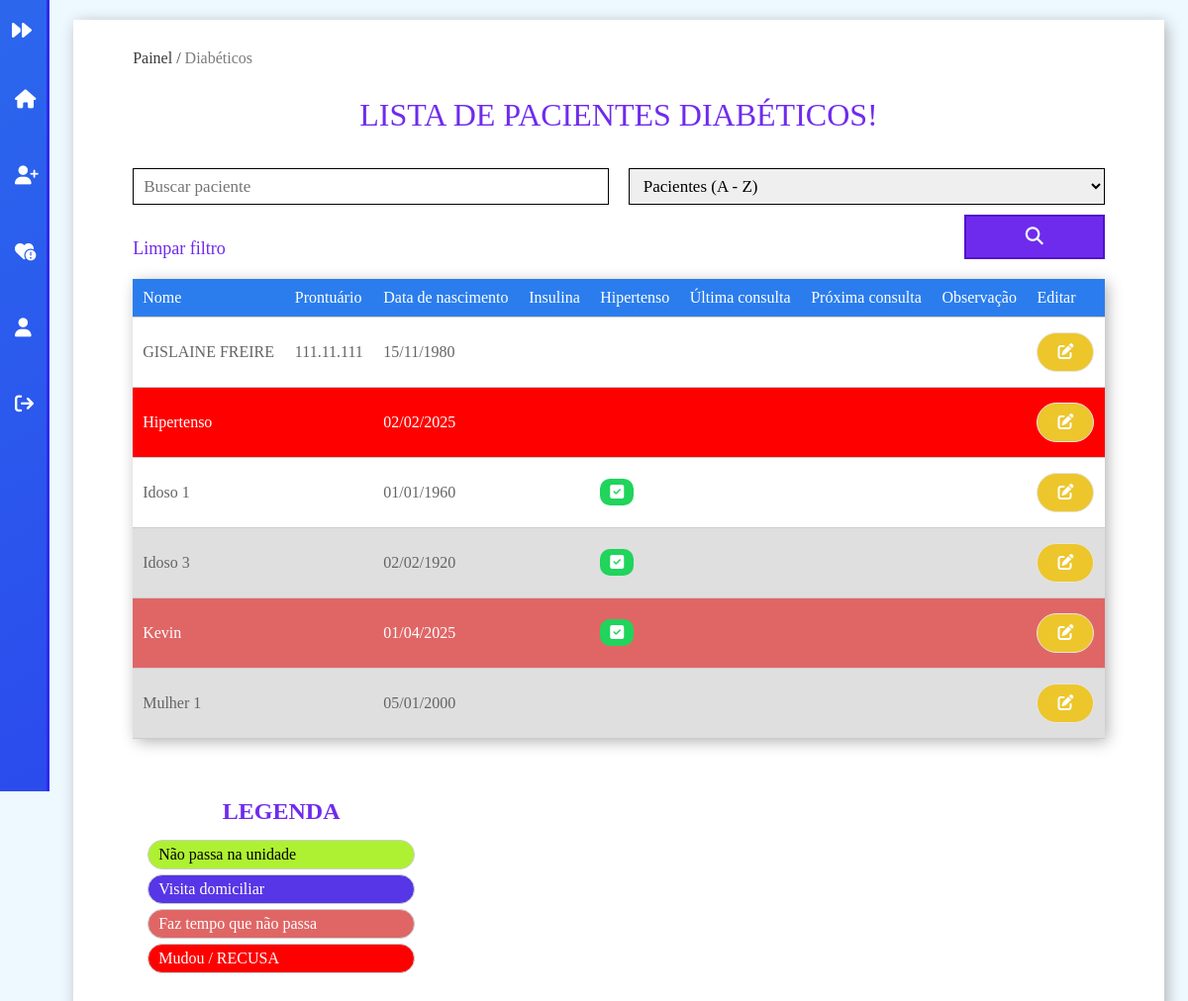
/diabeticos (signed in), run on an earlier commit of the app's database.
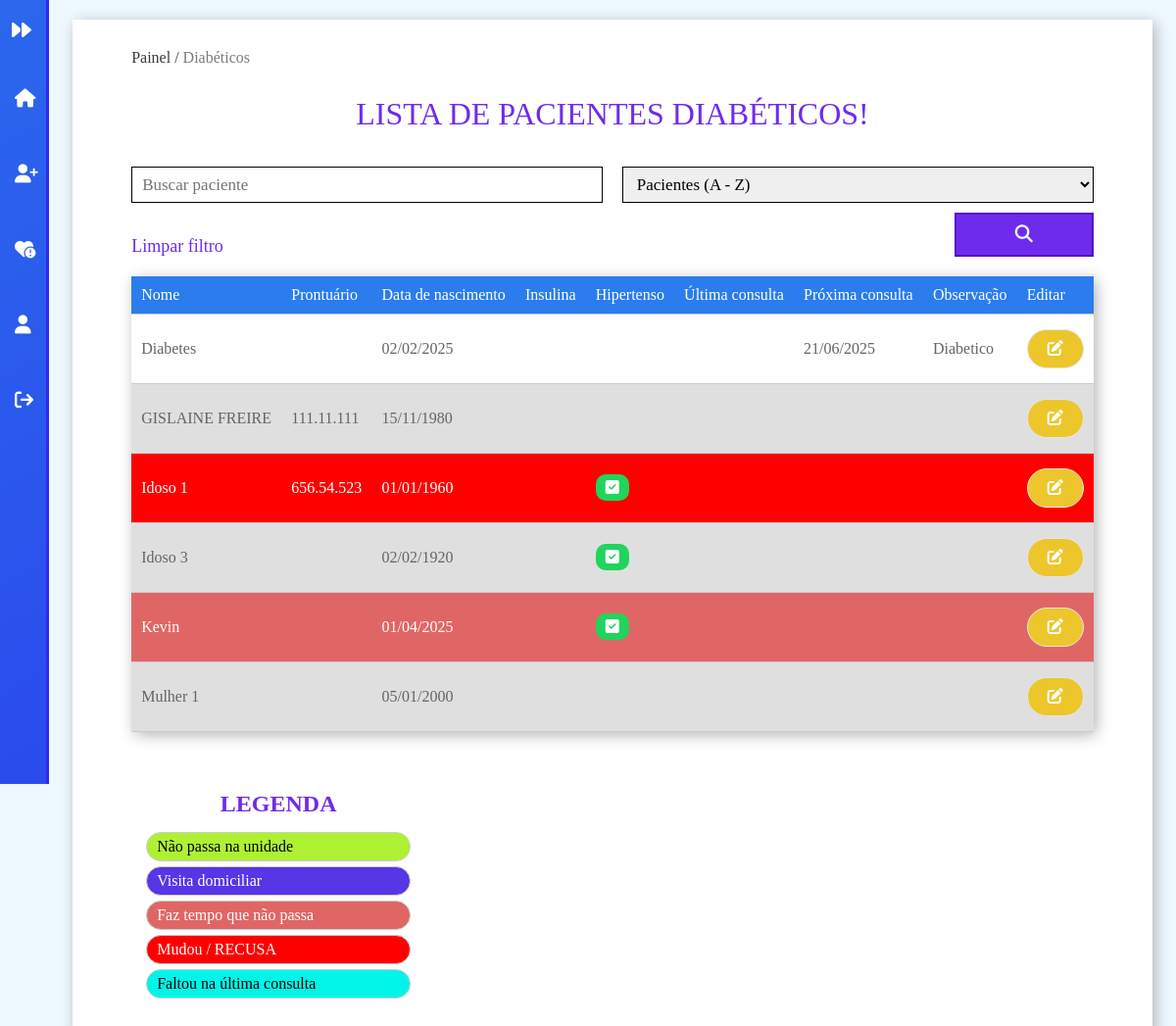
And on a later commit of the database.
### tables this page shows
CREATE TABLE `paciente` (
  `id` int(11) NOT NULL,
  `agente_id` int(11) DEFAULT NULL,
  `nome` varchar(255) NOT NULL,
  `prontuario` varchar(10) NOT NULL,
  `cpf` varchar(14) NOT NULL,
  `nascimento` date NOT NULL,
  `telefone` varchar(20) DEFAULT NULL,
  `sexo` varchar(9) NOT NULL,
  `comorbidade` text DEFAULT NULL,
  `legenda_id` int(11) DEFAULT NULL,
  `vacina_dengue` tinyint(1) DEFAULT 0,
  `vacina_febre_amarela` tinyint(1) DEFAULT 0,
  `insulina` tinyint(1) DEFAULT 0,
  `gestante` tinyint(1) DEFAULT 0,
  `conduta` varchar(255) DEFAULT NULL,
  `ppn` date DEFAULT NULL,
  `observacao` text DEFAULT NULL,
  `ativo` tinyint(1) DEFAULT 1
);

CREATE TABLE `legenda` (
  `id` int(11) NOT NULL,
  `descricao` varchar(255) NOT NULL,
  `ativo` tinyint(1) NOT NULL
);

CREATE TABLE `consulta` (
  `id` int(11) NOT NULL,
  `paciente_id` int(11) DEFAULT NULL,
  `ult_consulta` date NOT NULL,
  `prox_consulta` date NOT NULL,
  `ativo` tinyint(1) DEFAULT 1
);

### Classes/Views/MainView.php (called while the page is built, shortened)
<?php
	class MainView{
		public static function render($filename){
			include('pages/'.$filename.'.php');
		}
	}
?>

### Classes/Controllers/DiabeticosController.php (called while the page is built, shortened)
<?php
	class DiabeticosController{
		function index(){
			\Classes\Models\PainelModel::checkLogin('diabeticos');
		}
	}
?>

### Classes/Application.php (called while the page is built, shortened)
<?php
	class Application{
		private $controller;
		private function setApp(){
			$url = explode('/',@$_GET['url']);
			if($url[0] == '')
				$carregarNome= 'Painel';
			else
				$carregarNome= ucfirst(strtolower($url[0]));
			$carregarNome.='Controller';
			if (file_exists('Classes/Controllers/'.$carregarNome.'.php')) {
				$this->controller = new $carregarClasse();
			}else{
				include('Views/pages/404.php');
				die();
			}
		}
		public function run(){
	        $this->controller->index();
	    }
	}
?>

### index.php (called while the page is built, shortened)
<?php
	$app = new \Classes\Application();
	$app->run();
?>

### Classes/MySql.php (called while the page is built, shortened)
<?php
	class MySql{
		private static $pdo;
		public static function conectar(){
			if(self::$pdo == null){
				try{
					self::$pdo = new \PDO('mysql:host='.HOST.';dbname='.DATABASE,USUARIO,SENHA,array(\PDO::MYSQL_ATTR_INIT_COMMAND => "SET NAMES utf8"));
					self::$pdo->setAttribute(\PDO::ATTR_ERRMODE,\PDO::ERRMODE_EXCEPTION);
				}catch(\PDOException $e){
					die('<h2>Erro ao conectar</h2><p>Tente novamente mais tarde.</p>');
				}
			}
			return self::$pdo;
		}
	}
?>

### Classes/Models/UtilsModel.php (called while the page is built, shortened)
<?php
    class UtilsModel{
		public static function selecionar($tabela,$campo = '1',$valor = '1'){
			$sql = \Classes\MySql::conectar()->prepare("SELECT * FROM `$tabela` WHERE `ativo`= '1' AND $campo = ?");
			$sql->execute(array($valor));
			return $sql->fetch();
		}
		public static function selecionarTudo($tabela,$campo = '1',$valor = '1',$coluna = 'id',$ordem = 'ASC'){
			$sql = \Classes\MySql::conectar()->prepare("SELECT * FROM `$tabela` WHERE `ativo` = '1' AND $campo = ? ORDER BY $coluna $ordem");
			$sql->execute(array($valor));
			return $sql->fetchAll();
		}
    }
?>

### Classes/Views/pages/diabeticos.php (the view, shortened to what this page needs)
<?php
  $css = ['painel'];
  include("header.php");
  $menuSelected = 'diabeticos';
?>
<div id="painel">
  <?php include(BASE_DIR_PAINEL.'pages/sidebar.php');?>
  <main id="painel-content">
    <div class="container">
      <div class="content">
        <div class="mapa-site">
          <a href="<?php echo INCLUDE_PATH;?>">Painel / </a> <span>Diabéticos</span>
        </div>
      <h1>Lista de pacientes diabéticos!</h1>
      <div class="head">
        <div class="busca w100">
          <?php
            $tabela = 'paciente';
            $ordem = 'nome';
            if (isset($_POST['acao'])) {
              $ordem = $_POST['ordem'];
                $busca = $_POST['busca'];
                $paciente = Classes\Models\UtilsModel::busca($tabela, 'nome', $busca, $ordem);
            } else {
                $paciente = Classes\Models\UtilsModel::selecionarTudo($tabela, '1', '1', $ordem);
            }
            $diabeticos = array_filter($paciente, function($paciente) {
                $comorbidade = explode(',', $paciente['comorbidade']);
                return in_array('1', $comorbidade);
            });
          ?>
          <form class="w100" method="post">
            <input class="w50" type="text" id="busca" name="busca" placeholder="Buscar paciente" value="<?php echo (isset($_POST['busca'])) ? $_POST['busca'] : ''; ?>">
            <select class="w50" name="ordem" placeholder="Ordenar">
              <option <?php if($ordem == 'nome') echo "selected";?> value="nome">Pacientes (A - Z)</option>
            </select>
            <div class="btn-busca">
              <a class="limpar-filtro" href="<?php echo INCLUDE_PATH;?>diabeticos">Limpar filtro</a>
              <button class="btn-input" name="acao"><i class="fa-solid fa-magnifying-glass"></i></button>
            </div>
          </form>
        </div>
      </div>
      <?php
        if (empty($diabeticos)) {
            echo '<h3>Nenhum paciente diabético cadastrado</h3>';
        }else{
      ?>
      <div class="overflow">
          <table>
              <tr>
                  <th>Nome</th>
                  <th>Prontuário</th>
                  <th>Data de nascimento</th>
                  <th>Insulina</th>
                  <th>Hipertenso</th>
                  <th>Última consulta</th>
                  <th>Próxima consulta</th>
                  <th>Observação</th>
                  <th>Editar</th>
              </tr>
          <?php
              foreach ($diabeticos as $key => $value) {
                $comorbidade = explode(',', $value['comorbidade']);
                $hipertenso = (in_array('2', $comorbidade)) ? true : false;
                $legenda = \Classes\Models\UtilsModel::selecionar('paciente', 'id', $value['id'])['legenda_id'];
                $consultas = \Classes\Models\UtilsModel::selecionar('consulta', 'paciente_id', $value['id']);
                if (!empty($consultas)) {
                  $ult_consulta = ($consultas['ult_consulta'] != '0000-00-00') ? date('d/m/Y', strtotime($consultas['ult_consulta'])) : '';
                  $prox_consulta = ($consultas['prox_consulta'] != '0000-00-00') ? date('d/m/Y', strtotime($consultas['prox_consulta'])) : '';
                }else{
                    $ult_consulta = '';
                    $prox_consulta = '';
                }
                $obs = explode('||', $value['observacao'])[4];
            ?>
                <tr class="linha-<?php echo $legenda?>">
                  <td><?php echo ucfirst($value['nome']);?></td>
                  <td><?php echo $value['prontuario'];?></td>
                  <td><?php echo date('d/m/Y', strtotime($value['nascimento']));?></td>
                  <td><?php echo (!empty($value['insulina']) ? '<span class="ativo"><i class="fa-solid fa-square-check"></i></span>' : '')?></td>
                  <td><?php echo (!empty($hipertenso) ? '<span class="ativo"><i class="fa-solid fa-square-check"></i></span>' : '')?></td>
                  <td><?php echo $ult_consulta;?></td>
                  <td><?php echo $prox_consulta;?></td>
                  <td><?php echo $obs;?></td>
                  <td><a class="btn editar" href="<?php echo INCLUDE_PATH;?>editar_diabete?id=<?php echo $value['id'];?>"><i class="fa-solid fa-pen-to-square"></i></a></td>
                </tr>
              <?php }?>
          </table>
      </div>
      <?php }?>
      <div class="legenda">
          <h2>Legenda</h2>
          <?php
            $legenda = \Classes\Models\UtilsModel::selecionarTudo('legenda');
            foreach ($legenda as $key => $value) {
          ?>
            <div class="legenda-item linha-<?php echo $value['id']?>">
              <span class="descricao"><?php echo $value['descricao'];?></span>
            </div>
          <?php }?>
        </div>
      </div>
    </div>
  </main>
</div>
<?php
    include("footer.php");
?>

### Classes/Models/PainelModel.php (shortened to what this page needs)
<?php
	class PainelModel{
		public static function checkLogin($page){
			if(isset($_SESSION['login']))
				\Classes\Views\MainView::render($page);
			else
				\Classes\Models\UtilsModel::redirecionar(INCLUDE_PATH.'login');
		}
	}
?>

### Classes/Views/pages/header.php (shortened to what this page needs)
<!DOCTYPE html>
<html lang="pt-BR">
<head>
    <link rel="stylesheet" href="<?php echo INCLUDE_PATH_STATIC?>css/style.css">
    <?php foreach ($css as $key => $value) { ?>
    <link rel="stylesheet" href="<?php echo INCLUDE_PATH_STATIC?>css/<?php echo $value?>.css">
	<?php } ?>
</head>
<body>

### Classes/Views/pages/sidebar.php (shortened to what this page needs)
<div class="sidebar">
    <div class="menu-icon"><span><i class="fa-solid fa-forward"></i></span></div>
    <div class="side-content">
      <a title="Inicio" class="<?php echo ($menuSelected == 'inicio') ? 'selected' : ''; ?>" href="<?php echo INCLUDE_PATH?>"><i class="fa-solid fa-house"></i> <span>Inicio</span></a>
      <a title="Pacientes" class="<?php echo ($menuSelected == 'cadastrar_pacientes') ? 'selected' : ''; ?>" href="<?php echo INCLUDE_PATH?>cadastrar_paciente"><i class="fa-solid fa-user-plus"></i> <span>Cadastrar pacientes</span></a>
      <a title="Remédio" class="<?php echo ($menuSelected == 'comorbidades') ? 'selected' : ''; ?>" href="<?php echo INCLUDE_PATH?>comorbidades"><i class="fa-solid fa-heart-circle-exclamation"></i></i><span>Comorbidades</span></a>
      <a title="Editar perfil" class="<?php echo ($menuSelected == 'perfil') ? 'selected' : ''; ?>" href="<?php echo INCLUDE_PATH?>editar_perfil"><i class="fa-solid fa-user"></i><span>Editar perfil</span></a>
      <p title="Sair" url="<?php echo INCLUDE_PATH?>?sair" btn="Sair" class="btn-logout confirmar-acao"><i class="fa-solid fa-arrow-right-from-bracket"></i><span>Sair</span></p>
    </div>
</div>

### Classes/Views/pages/footer.php (shortened to what this page needs)
</body>
</html>

### Classes/Views/css/style.css (style rules this page uses)
* { padding: 0; margin: 0; box-sizing: border-box; font-family: verdana; text-decoration: none; }
:root { --color-1: #2aceec; --color-1-hover: #12AFCB; --color-2: #6F2BED; --color-2-hover: #5212CB; --color-3: #2B7DED; --color-3-hover: #125FCB; --color-white: #F0FCFE; --color-black: #032025; --color-error: #ED2B2B; --color-error-hover: #B81111; --color-sucesso: #2BED64; --color-sucesso-hover: #10B843; --color-warning: #EDC62C; --color-warning-hover: #CBA612; }
html,body { height: 100%; background-color: #EDF8FF; }
.container { margin: 0 auto; padding: 0 2%; width: 100%; max-width: 1500px; background: white; }
.content { margin: 0 auto; padding: 0 2%; width: 100%; max-width: 1024px; }
.w50 { width: 49% !important; }
.w100 { width: 100% !important; }
.btn-input { margin-top: 15px; font-size: 18px; color: var(--color-white); background-color: var(--color-2); padding: 10px 30px; cursor: pointer; transition: 0.3s; border: 2px solid var(--color-2-hover); }

### Classes/Views/css/painel.css (style rules this page uses)
:root { --nao-passa: #aef132; --visita-domiciliar: #5636e6; --faz-tempo: #E06666; --mudou-recusa: #FF0000; --faltou-ultima: #00f5e9; }
main { padding: 0 2%; }
main .container { margin-top: 20px; padding: 30px 2%; min-width: 250px; }
.sidebar { position:fixed; left: -250px; width: 300px; min-height: 100vh; background-image: linear-gradient(150deg,#2B6CED,#2B4BED); padding: 20px 0px; border-right: 3px solid #2C2BED; z-index: 999; overflow-x: hidden; overflow-y: auto; }
.menu-icon { text-align: right; padding-right: 5px; }
.menu-icon span { cursor: pointer; font-size: 20px; color: white; padding: 10px }
.side-content { padding-left: 20px; }
.side-content a, .side-content > p { display: block; color: white; margin-top: 35px; padding: 10px 15px; padding-left: 45px; font-size: 19px; transition: 0.3s; border-radius: 30px 0 0 30px; position:relative; cursor: pointer; }
.side-content i { position: absolute; left: 245px; top: 13px }
#painel-content { position:absolute; left: 50px; width: calc(100% - 50px); }
#painel-content .container { box-shadow: 3px 3px 15px -1px #ACACAC; }
.mapa-site { text-transform:capitalize; color: #7b7b7b; }
.mapa-site a { color: #646464; }
.mapa-site a { color: #3b3b3b; }
#painel-content h1 { text-align: center; padding: 30px 0; color: var(--color-2); text-transform: uppercase; font-weight: normal; }
.head { display: flex; flex-wrap: wrap; align-items: end; justify-content: space-between; }
.busca form { display: flex; justify-content: space-between; }
.btn-busca { width: 100%; display: flex; justify-content: space-between; align-items: end; }
.busca .limpar-filtro { color: var(--color-2); font-size: 18px; transition: 0.3s; }
.busca button { padding: 10px 60px; margin-top: 10px; }
form { display: flex; flex-wrap: wrap; justify-content: space-between; }
form input:not([type="submit"]) { outline: none; width: 100%; font-size: 17px; padding: 7px 0; padding-left: 10px; margin-top: 5px; border: 1px solid black; }
form input:not([type="submit"]), form textarea, form select { outline: none; width: 100%; font-size: 17px; padding: 7px 0; padding-left: 10px; margin-top: 5px; border: 1px solid black; }
.overflow { overflow-x: auto; margin-top: 20px; box-shadow: 3px 3px 15px -1px #ACACAC; }
table { width: 100%; border-collapse: collapse; }
table th { background-color: var(--color-3); color: white; padding: 10px 10px; font-weight: normal; text-align: left; }
table tr { border-bottom: 1px solid #ccc; color: #646464; transition: 0.3s; }
table tr:nth-of-type(odd) { background: #dfdfdf; }
.linha-1 { background: var(--nao-passa) !important; }
.linha-2 { background: var(--visita-domiciliar) !important; color: #fff; }
.linha-3 { background: var(--faz-tempo) !important; color: #fff; }
.linha-4 { background: var(--mudou-recusa) !important; color: #fff; }
.linha-5 { background: var(--faltou-ultima) !important; }
table td { padding: 15px 10px; }
table td span.ativo { background: #20d45c; color: white; padding: 5px 10px; border-radius: 10px; }
table .btn { color: white; padding: 10px 20px; transition: 0.3s; display: inline-block; border-radius: 30px; border: 1px solid #e6e6e6; }
table .editar { background: var(--color-warning) }

What changed in the data, as far as the page shows it:
changed paciente: legenda_id 4 → 0 (drawn); nome "Hipertenso" → "Diabetes"; consulta.prox_consulta (not shown) → "21/06/2025"; observacao (not shown) → "Diabetico"; moves up the list
changed paciente "Idoso 1": legenda_id empty → 4 (drawn); prontuario (not shown) → "656.54.523"
added legenda: descricao "Faltou na última consulta"
